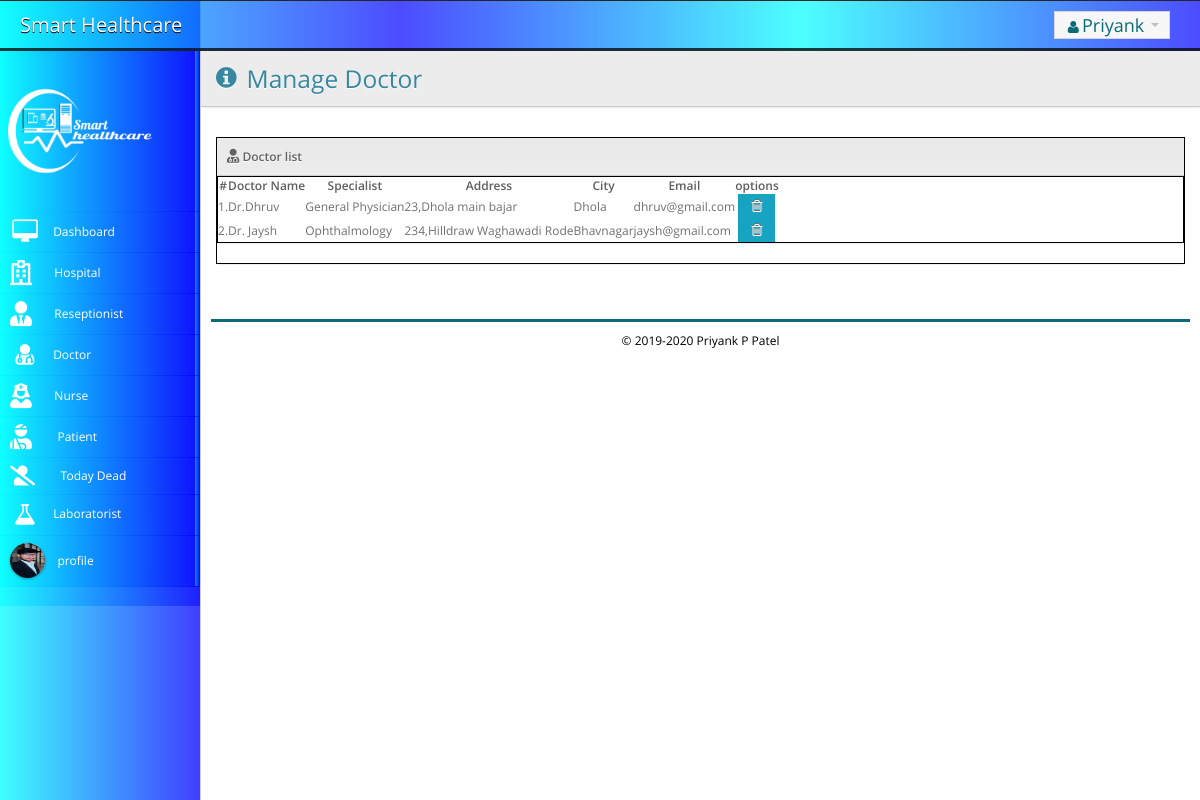
/app/admin/doctor_list.php (signed in), run on the app's committed database.
### tables this page shows
CREATE TABLE `doctor` (
  `D_id` int(11) NOT NULL,
  `H_id` int(11) DEFAULT NULL,
  `F_Name` varchar(15) NOT NULL,
  `L_Name` varchar(20) NOT NULL,
  `Specialist` varchar(25) NOT NULL,
  `Address` varchar(99) NOT NULL,
  `City` varchar(20) NOT NULL,
  `Pincode` varchar(7) NOT NULL,
  `Email` varchar(60) NOT NULL,
  `Contect` varchar(11) NOT NULL,
  `Password` varchar(40) NOT NULL,
  `updationDate` varchar(100) DEFAULT NULL,
  `Profile` varchar(255) DEFAULT NULL,
  `App_num` int(11) DEFAULT NULL
);

### app/admin/doctor_list.php (the view, shortened to what this page needs)
<?php
include('include/config.php');
?>
<!DOCTYPE html PUBLIC "-//W3C//DTD XHTML 1.0 Transitional//EN" "http://www.w3.org/TR/xhtml1/DTD/xhtml1-transitional.dtd">
<html>
    <head>
				<link rel="stylesheet" type="text/css" href="http://localhost/smart_healthcare/fontawesome/css/all.css">
		<link rel="stylesheet" href="http://localhost/smart_healthcare/css/cssall/css/font.css">
		<link rel="stylesheet" href="http://localhost/smart_healthcare/css/val.css">
	<link rel="stylesheet" type="text/css" href="http://localhost/smart_healthcare/fontawesome/font-awesome-4.7.0/css/font-awesome.min.css">
	<link rel="stylesheet" type="text/css" href="http://localhost/smart_healthcare/fontawesome/iconic/css/material-design-iconic-font.min.css">
        <link href="http://localhost/smart_healthcare/css/cssall/css/demo.css" media="screen" rel="stylesheet" type="text/css" />
    </head>
<body>
	 <div class="tc-videobackground">
            <video src="http://localhost/smart_healthcare/images/Dna - 27019.mp4" autoplay loop muted></video>
        </div>
<?php include('include/header.php');?>
<?php include('include/said.php');?>
    <div class="main-content">
		        <div class="container-fluid" >
            <div class="row-fluid">
                <div class="area-top clearfix">
                    <div class="pull-left header">
                        <h3 class="title">
                        <i class="icon-info-sign"></i>
                         Manage Doctor </h3>
                    </div>
                </div>
            </div>
        </div>
     <div class="container-fluid padded">
                    <div class="box">
                <div class="box-header">
                    <span class="title">
                       <i class="fas fa-user-md"></i>    Doctor list
                    </span>
                </div>
			<div class="tab-pane box active " id="list">
                <table cellpadding="0" cellspacing="0" border="0" class="dTable responsive">
                	<thead>
                		<tr>
                    		<th><div>#</div></th>
                    		<th><div>Doctor Name</div></th>
                    		<th><div>Specialist</div></th>
                    		<th><div>Address</div></th>
                    		<th><div>City</div></th>
                    		<th><div>Email</div></th>
                    		<th><div>options</div></th>
						</tr>
					</thead>
                    <tbody>
					<?php
$sql=mysqli_query($con,"select * from doctor");
$cnt=1;
while($row=mysqli_fetch_array($sql))
{
?>
                        <tr>
                            <td><?php echo $cnt;?>.</td>
							<td><?php echo $row['F_Name' ];?></td>
							<td><?php echo $row['Specialist'];?></td>
							<td><?php echo $row['Address'];?></td>
							<td><?php echo $row['City'];?></td>
							<td><?php echo $row['Email'];?></td>
							<td align="center">
                            	<a href="doctor_list.php?id=<?php echo $row['D_id']?>&del=delete" onclick="return confirm('Are you sure you want delete this record?')"
                                	rel="tooltip" data-placement="top" data-original-title="delete" class="btn btn-red">
                                		<i class="icon-trash"></i>
                                </a>
        					</td>
                        </tr>
<?php
$cnt=$cnt+1;
											 }?>
                    </tbody>
                </table>
			</div>
		</div>
	</div>
<div style="clear:both;color:#000000; padding:10px;">
    	<hr /><center>&copy; <?php $query=mysqli_query($con,"select Copy from admin where A_id=1");
					while($row=mysqli_fetch_array($query))
{
   echo $row['Copy'] ;
}
?></center>
</div>
</body>
</html>

### app/admin/include/header.php (shortened to what this page needs)
 <div class="navbar navbar-top navbar-inverse">
	<div class="navbar-inner">
		<div class="container-fluid">
			<div class="brand">Smart Healthcare
			</div>
	  <div class="nav-collapse nav-collapse-top collapse">
			<ul class="nav pull-right">
				<li class="dropdown">
<li class="dropdown">
					<a href="#" class="dropdown-toggle" data-toggle="dropdown"><i class="icon-user"></i><?php $query=mysqli_query($con,"select Name from admin where A_id='".$_SESSION['id']."'");
					while($row=mysqli_fetch_array($query))
{
   echo $row['Name'] ;
}
?>
					<b class="caret"></b></a>
			</div>
		</div>
	</div>
</div>

### app/admin/include/said.php (shortened to what this page needs)
  <div class="sidebar-background">
	<div class="primary-sidebar-background">
	</div>
</div>
<div class="primary-sidebar">
	<ul class="nav nav-collapse collapse nav-collapse-primary">
    		<li class="">
			<span class="glow"></span>
			<img src="http://localhost/smart_healthcare/images/logo.png"  style="height:20vh; width:auto;" alt="Smart Healthcare">
		</li>
		<li class="">
			<span class="glow"></span>
				<a href="dashboard.php" >
					<i class="icon-desktop icon-2x"></i>
					<span>Dashboard</span>
				</a>
		</li>
		<li class="">
			<span class="glow"></span>
				<a href="hospital_list.php" >
					<i class="far fa-hospital" style="font-size:25px"></i>
					<span>Hospital</span>
				</a>
		</li>
				<li class="">
			<span class="glow"></span>
			<a href="reseptionist.php" >
		<i class="fas fa-user-tie" style="font-size:25px"></i>
					<span>Reseptionist</span>
				</a>
		</li>
		<li class="">
			<span class="glow"></span>
				<a href="doctor_list.php" >
					<i class="icon-user-md icon-2x"></i>
					<span>Doctor</span>
				</a>
		</li>
		<li class="">
			<span class="glow"></span>
				<a href="nurse_list.php" >
				<i class="fas fa-user-nurse" style="font-size:25px"></i>&nbsp; &nbsp;
					<span>Nurse</span>
				</a>
		</li>
		<li class="">
			<span class="glow"></span>
				<a href="patient_list.php" >
<i class="fas fa-user-injured" style="font-size:25px"></i> &nbsp; &nbsp;
					<span>Patient</span>
				</a>
		</li>
		<li class="">
			<span class="glow"></span>
				<a href="dead.php" >
<i class="fas fa-user-slash" style="font-size:20px"></i> &nbsp; &nbsp;
					<span>Today Dead</span>
				</a>
		</li>
		<li class="">
			<span class="glow"></span>
				<a href="laboratory_list.php" >
<i class="icon-beaker icon-2x"></i>
					<span>Laboratorist</span>
				</a>
		</li>
		<li class="">
			<span class="glow"></span>
				<a href="profile.php" >
				 <div class="avatar blue"><div class="img-wrap">
			<?php
$sql = "select Profile from admin where A_id='".$_SESSION['id']."'";
$result = mysqli_query($con,$sql);
$row = mysqli_fetch_array($result);
$image = $row['Profile'];
$image_src = "upload/".$image;
?>
<img src='<?php echo $image_src;  ?>' onerror=this.src="http://localhost/smart_healthcare/images/def.jpg" >
</div></div>
					&nbsp;&nbsp;&nbsp;<span>profile</span>
				</a>
		</li>
	</ul>
</div>

### css/val.css (style rules this page uses)
h1,h2,h3,h4,h5,h6 { margin: 0px; }
ul, li { margin: 0px; list-style-type: none; }
.img-wrap img { width: 35px; height: 35px; background-color: ; border-radius: 100%; overflow: hidden; box-shadow: 0px 0px 18px 0px rgba(0, 0, 0, 0.15); }

### data on the page
doctor: F_Name "Dr.Dhruv", Specialist "General Physician", Address "23,Dhola main bajar", City "Dhola", Email "dhruv@gmail.com"
doctor: F_Name "Dr. Jaysh", Specialist "Ophthalmology", Address "234,Hilldraw Waghawadi Rode", City "Bhavnagar", Email "jaysh@gmail.com"

### other printed values
$row['Name'] "Priyank"
$row['Copy'] "2019-2020 Priyank P Patel"
